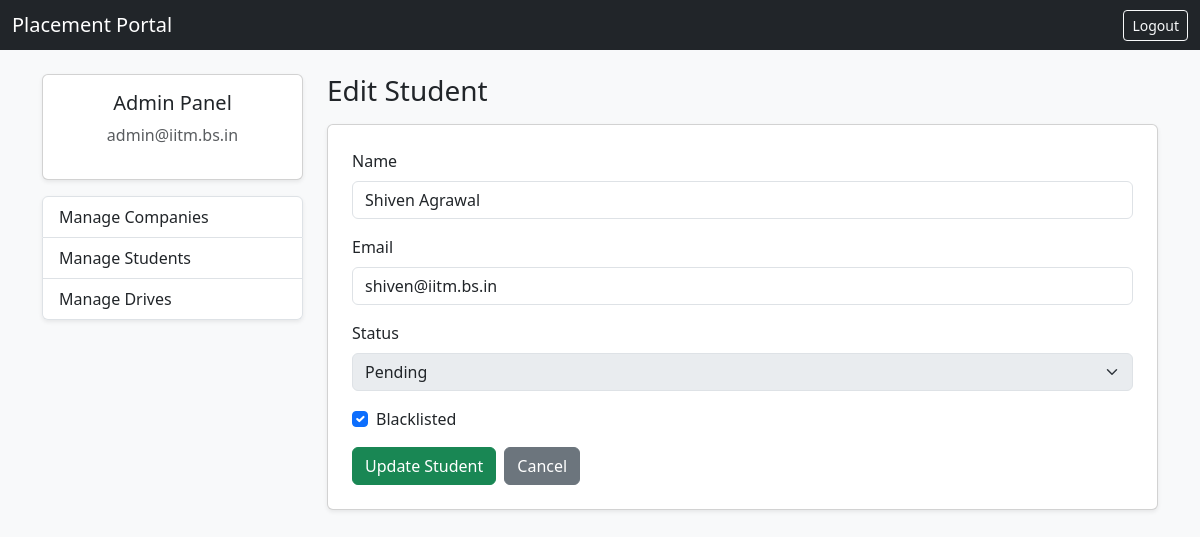
Page /admin/students/edit/1 (signed in) on the earlier database version.
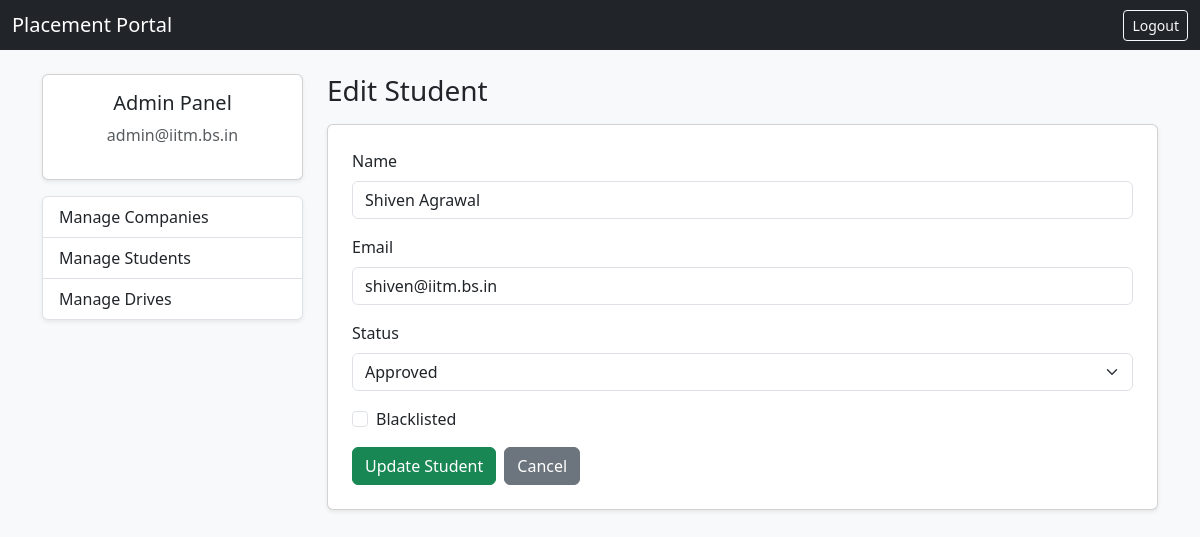
Same page on the later database version.
### dp.py (models this page shows)
class Student(db.Model):
    __tablename__ = "students"
    id = db.Column(db.Integer, primary_key=True)
    user_id = db.Column(
        db.Integer, db.ForeignKey("users.id"), nullable=False
    )
    name = db.Column(db.String(100), nullable=False)
    status = db.Column(db.String(20), default="Pending")
    blacklisted = db.Column(db.Boolean, default=False)

### app.py (the view, shortened to what this page needs)
@app.route("/admin/students/edit/<int:student_id>", methods=["GET", "POST"])
@login_required
def admin_edit_student(student_id):
    if current_user.role != "admin":
        abort(403)
    student = Student.query.get(student_id)
    if not student:
        flash("Student not found.")
        return redirect("/admin/students")
    return render_template("admin_student_edit.html", student=student)

### app.py (called while the page is built)
@login_manager.user_loader
def load_user(user_id):
    return User.query.get(int(user_id))

### templates/admin_student_edit.html (shortened to what this page needs)
{% extends "admin.html" %}
{% block admin_content %}
<h3 class="mb-3">Edit Student</h3>
<form method="POST" class="card p-4 shadow-sm">
    <div class="mb-3">
        <label class="form-label">Name</label>
        <input type="text" name="name" value="{{ student.name }}" class="form-control" required>
    </div>
    <div class="mb-3">
        <label class="form-label">Email</label>
        <input type="email" name="email" value="{{ student.user.email }}" class="form-control" required>
    </div>
    <div class="mb-3">
        <label class="form-label">Status</label>
        <select name="status" class="form-select" {% if student.blacklisted %}disabled{% endif %}>
            <option value="Pending" {% if student.status == "Pending" %}selected{% endif %}>Pending</option>
            <option value="Approved" {% if student.status == "Approved" %}selected{% endif %}>Approved</option>
        </select>
    </div>
    <div class="form-check mb-3">
        <input class="form-check-input" type="checkbox" id="blacklisted" name="blacklisted" {% if student.blacklisted %}checked{% endif %}>
        <label class="form-check-label" for="blacklisted">
            Blacklisted
        </label>
    </div>
    <div class="d-flex gap-2">
        <button class="btn btn-success" type="submit">Update Student</button>
        <a href="/admin/students" class="btn btn-secondary">Cancel</a>
    </div>
</form>
{% endblock %}

Differences in the rows shown:
changed Student "Shiven Agrawal": status "Pending" → "Approved"; blacklisted "☑" → "☐"
